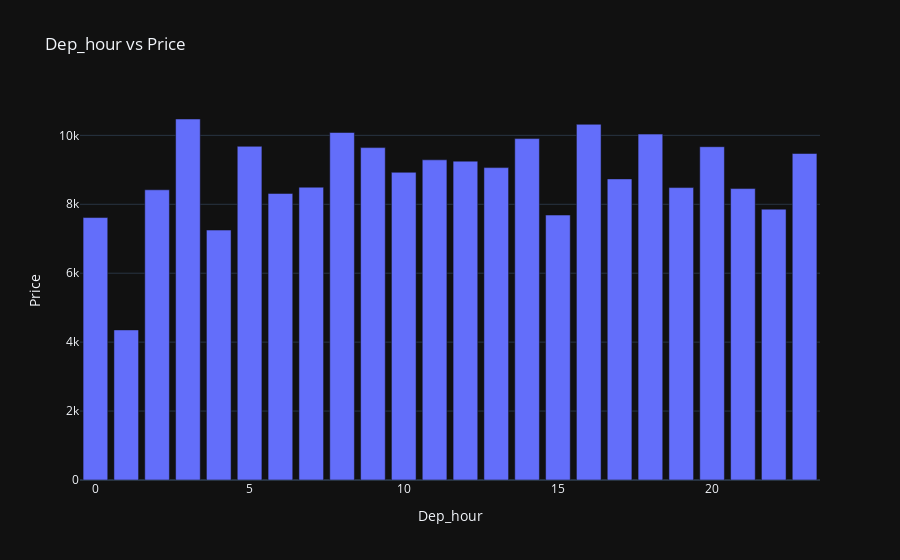

The cell this chart's notebook holds for it:
### Code cell
px.bar(
            train_df.groupby('Dep_hour')['Price'].mean().to_frame().reset_index(),
            x='Dep_hour',
            y='Price',
            template = 'plotly_dark',
            title='Dep_hour vs Price'

        )

### Figure 1 — Plotly figure (JSON) as saved in the notebook; plotly's stock layout.template omitted (floating-point values rounded to 4 significant figures)
{"data": [{"alignmentgroup": "True", "hovertemplate": "Dep_hour=%{x}<br>Price=%{y}<extra></extra>", "legendgroup": "", "marker": {"color": "#636efa", "pattern": {"shape": ""}}, "name": "", "offsetgroup": "", "orientation": "v", "showlegend": false, "textposition": "auto", "type": "bar", "x": [0, 1, 2, 3, 4, 5, 6, 7, 8, 9, 10, 11, 12, 13, 14, 15, 16, 17, 18, 19, 20, 21, 22, 23], "xaxis": "x", "y": [7615.0, 4355.0, 8420.0, 10470.0, 7252.0, 9682.0, 8314.0, 8496.0, 10080.0, 9644.0, 8928.0, 9290.0, 9252.0, 9064.0, 9906.0, 7687.0, 10320.0, 8737.0, 10040.0, 8485.0, 9671.0, 8456.0, 7858.0, 9474.0], "yaxis": "y"}], "layout": {"barmode": "relative", "legend": {"tracegroupgap": 0}, "title": {"text": "Dep_hour vs Price"}, "xaxis": {"anchor": "y", "domain": [0.0, 1.0], "title": {"text": "Dep_hour"}}, "yaxis": {"anchor": "x", "domain": [0.0, 1.0], "title": {"text": "Price"}}}}
